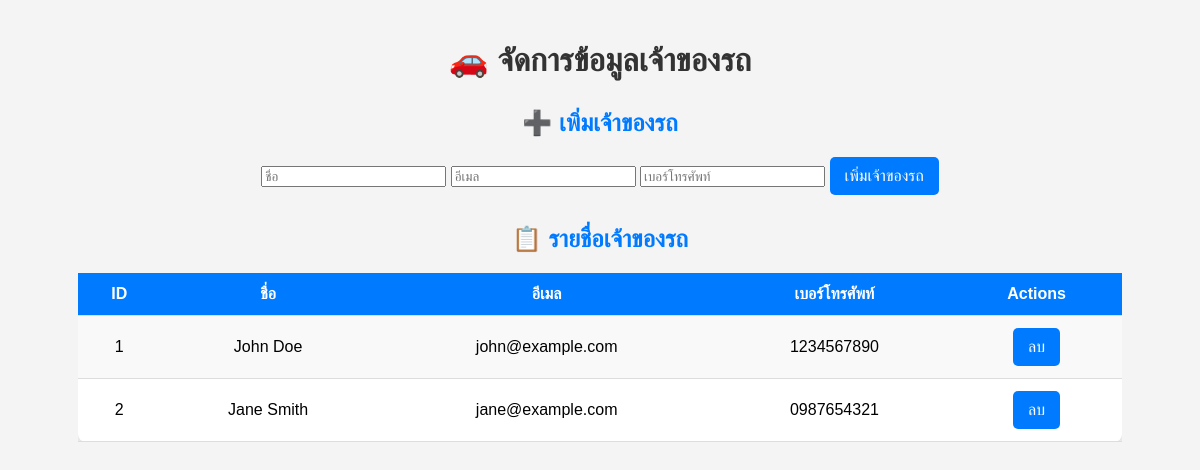
Screenshot of /crud_owners.php with the database file from the repository.
### tables this page shows
CREATE TABLE `owners` (
  `id` int(11) NOT NULL,
  `name` varchar(100) NOT NULL,
  `email` varchar(100) NOT NULL,
  `phone` varchar(15) NOT NULL
);

### crud_owners.php (the view, shortened to what this page needs)
<?php
include 'db.php';
function fetchOwners($conn) {
    $stmt = $conn->query("SELECT * FROM owners");
    return $stmt->fetchAll();
}
$owners = fetchOwners($conn);
?>
<!DOCTYPE html>
<html lang="th">
<head>
    <link rel="stylesheet" href="style.css">
</head>
<body>
    <div class="container">
        <h1>🚗 จัดการข้อมูลเจ้าของรถ</h1>
        <h2>➕ เพิ่มเจ้าของรถ</h2>
        <form method="POST" class="form-container">
            <input type="text" name="name" placeholder="ชื่อ" required>
            <input type="email" name="email" placeholder="อีเมล" required>
            <input type="text" name="phone" placeholder="เบอร์โทรศัพท์" required>
            <button type="submit" name="create_owner">เพิ่มเจ้าของรถ</button>
        </form>
        <h2>📋 รายชื่อเจ้าของรถ</h2>
        <div class="table-container">
            <table>
                <tr>
                    <th>ID</th>
                    <th>ชื่อ</th>
                    <th>อีเมล</th>
                    <th>เบอร์โทรศัพท์</th>
                    <th>Actions</th>
                </tr>
                <?php foreach ($owners as $owner): ?>
                <tr>
                    <td><?= htmlspecialchars($owner['id']); ?></td>
                    <td><?= htmlspecialchars($owner['name']); ?></td>
                    <td><?= htmlspecialchars($owner['email']); ?></td>
                    <td><?= htmlspecialchars($owner['phone']); ?></td>
                    <td>
                        <form method="POST">
                            <button type="submit" name="delete_owner" class="delete-btn">ลบ</button>
                        </form>
                    </td>
                </tr>
                <?php endforeach; ?>
            </table>
        </div>
    </div>
</body>
</html>

### style.css (style rules this page uses)
body { font-family: Arial, sans-serif; background-color: #f4f4f4; margin: 0; padding: 20px; text-align: center; }
h1 { color: #333; }
h2 { color: #007bff; margin-top: 30px; }
button { background-color: #007bff; color: white; border: none; padding: 10px 15px; font-size: 16px; cursor: pointer; border-radius: 5px; transition: background 0.3s; }
.table-container { width: 90%; margin: 20px auto; overflow-x: auto; }
table { width: 100%; border-collapse: collapse; background: white; box-shadow: 0px 4px 8px rgba(0, 0, 0, 0.1); border-radius: 8px; }
th, td { padding: 12px; border-bottom: 1px solid #ddd; }
th { background-color: #007bff; color: white; }
tr:nth-child(even) { background-color: #f9f9f9; }

### rows the page displays
owners: id "1", name "John Doe", email "john@example.com", phone "1234567890"
owners: id "2", name "Jane Smith", email "jane@example.com", phone "0987654321"
